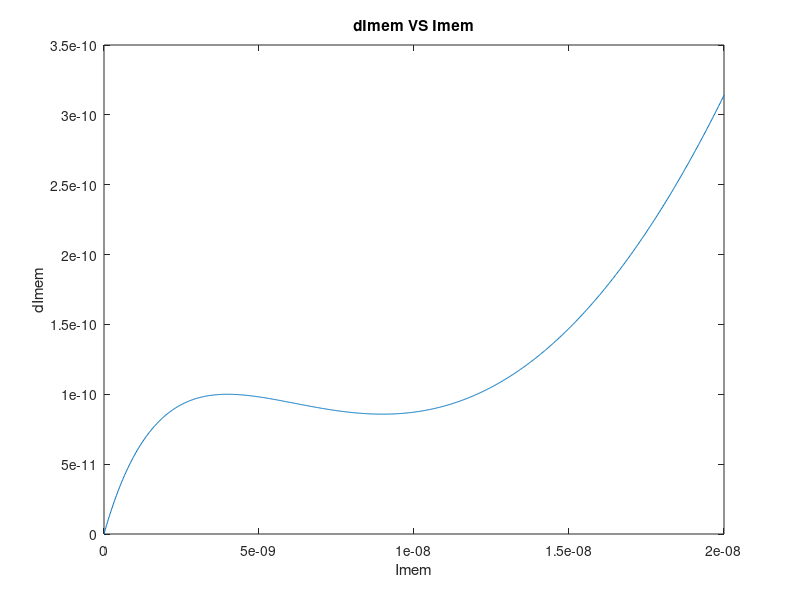
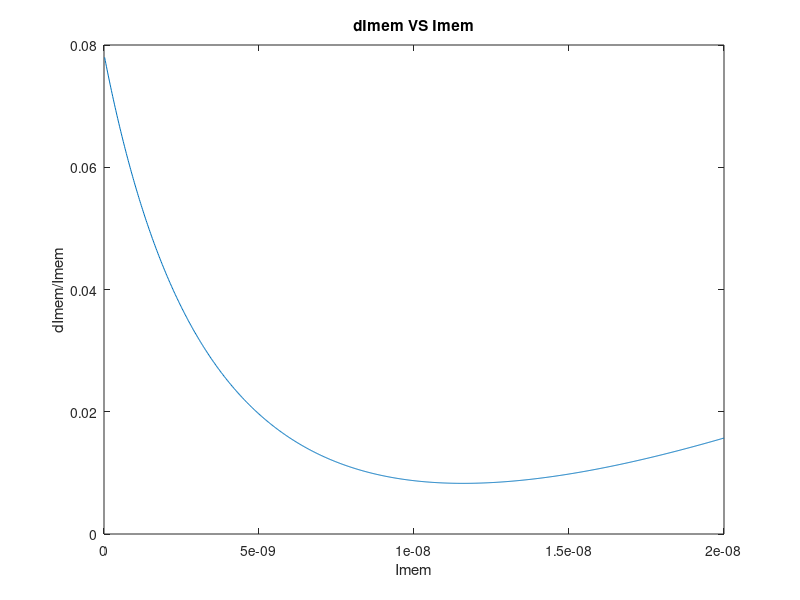

Reproduce these figures in MATLAB, in order.
clear all
close all
a= linspace(0,20e-9,1000);  %Imem Imem_max=1.9774e-7
b=5e-9;   %Ith
c=5e-9;    %Iin
d=2e-9;     %Itau
e=0.1;     %slope of equation
I0= 2.178e-12; 
K = 0.6777;            %0.7054;            % Subthreshold slope factor
Ut= 25.9e-3;
Ka		=(K*K)/(K+1);
for i=1:length(a)   
    equ(i)=5e-7*((b*c-d*b-d*a(i)+e*a(i)*a(i))*(K/(5e-13*0.0259*(1+(b/a(i))))));%b*c+(e*(a(i)^2))-a(i)*d;
    normalize_equ(i)=5e-7*((b*c-d*b-d*a(i)+e*a(i)*a(i))*(K/(5e-13*0.0259*(1+(b/a(i))))))*(1/a(i));
end
lowest_value= b*c-e*(d/(2*e))^2;
delta=(0.6777/(5e-13*0.0259))*5e-7;
mim_delta_Imem=delta*lowest_value;
center = (d-e*b)/(2*e);
Vthr=(Ut/K)*log((b)/I0);
Vtau=(Ut/K)*log((d)/I0);
Vmem_c=log(center/I0)*(1/Ka)*Ut;
figure(1);
plot(a,equ);
 title('dImem VS Imem')
 xlabel('Imem')	
 ylabel('dImem')	
figure(2);
plot(a,normalize_equ);
title('dImem VS Imem')
ylabel('dImem/Imem')	
xlabel('Imem')	